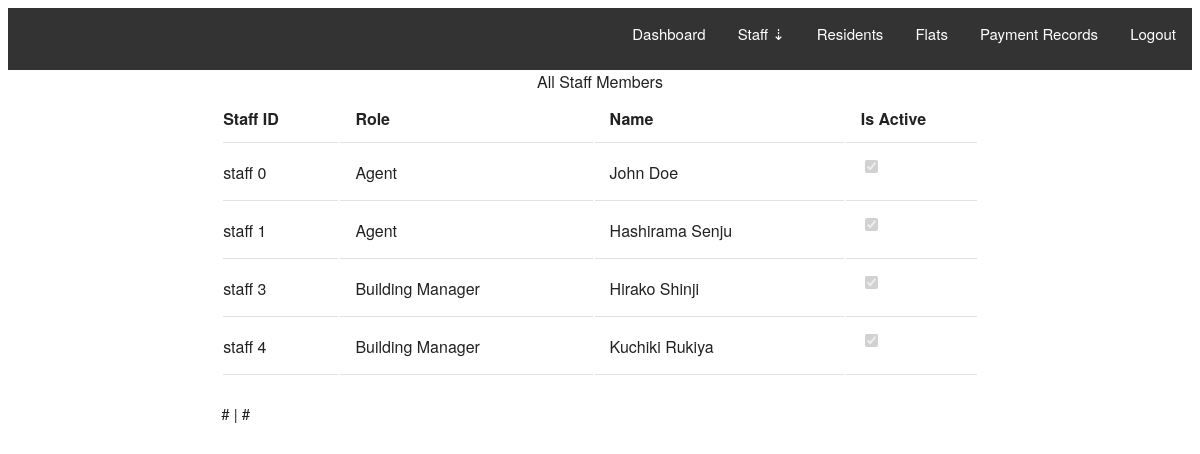
Page /admin/all_staff (signed in) on the committed database.
### estate/models.py (models this page shows, shortened)
class Staff(db.Model):
    __tablename__ = 'staffs'
    id = db.Column(db.Integer, primary_key=True)
    fullname = db.Column(db.String(128))
    staff_id = db.Column(db.String(64), unique=True)
    number = db.Column(db.String(128))
    email = db.Column(db.String(128))
    is_active = db.Column(db.Boolean, default=True)
    role_id = db.Column(db.Integer, db.ForeignKey('roles.id'))

class Role(db.Model):
    __tablename__ = 'roles'
    id = db.Column(db.Integer, primary_key=True)
    name = db.Column(db.String(64))
    staffs = db.relationship('Staff', backref='role', lazy='dynamic')

### estate/blueprints/admin/views.py (the view)
@admin.route('/admin/all_staff')
@login_required
def all_staff():
    page = request.args.get('page', 1, type=int)
    staffs = Staff.query.paginate(
        page=page, per_page=20, error_out=False
    )
    return render_template('admin/all_staff.html', staffs=staffs)

### estate/models.py (called while the page is built)
@login_manager.user_loader
def load_user(admin_id):
    return Admin.query.get(admin_id)

### estate/templates/admin/all_staff.html (shortened to what this page needs)
{% extends "base.html" %}
{% block content %}
<div class="container">
    <div class="container">
        <table class="u-full-width staff">
            <caption>All Staff Members</caption>
            <thead>
                <tr>
                    <th>Staff ID</th>
                    <th>Role</th>
                    <th>Name</th>
                    <th>Is Active</th>
                </tr>
            </thead>
            <tbody>
                {% for staff in staffs %}
                <tr>
                    <td>{{ staff.staff_id }}</td>
                    <td>{{ staff.role.name }}</td>
                    <td>{{ staff.fullname }}</td>
                    {% if staff.is_active %}
                    <td><input type="checkbox" checked disabled></td>
                    {% else %}
                    <td><input type="checkbox" disabled></td>
                    {% endif %}
                </tr>
                {% endfor %}
            </tbody>
        </table>
        <div class="paginate">
            {% if staffs.has_prev %}
            <a href="{{ url_for('.all_staff', page=staffs.prev_num) }}">Prev</a>
            {% else %} # {% endif %}
            |
            {% if staffs.has_next %}
            <a href="{{ url_for('.all_staff', page=staffs.next_num) }}">Next</a>
            {% else %} # {% endif %}
        </div>
    </div>
</div>
{% endblock %}

### estate/templates/base.html (shortened to what this page needs)
<!DOCTYPE html>
<html lang="en">
<head>
    <link rel="stylesheet" href="{{ url_for('static', filename='css/custom.css') }}", type="text/css">
    <link rel="stylesheet" href="{{ url_for('static', filename='css/skeleton.css')}}" type="text/css">
</head>
<body>
    <main>
        {% block content %}
        {% endblock %}
    </main>
</body>
</html>

### estate/templates/partials/admin_nav.html (shortened to what this page needs)
<nav>
    <nav class="u-pull-right">
        <div>
            <li style="list-style: none;">
                <a href="{{ url_for('.dash') }}">Dashboard</a>
            </li>
            <div class="dropdown">
                <a class="dropbtn">Staff &#8675;</a>
            </div>
            <li style="list-style: none;">
                <a href="{{ url_for('.residents') }}">Residents</a>
            </li>
            <li style="list-style: none;">
                <a href="{{ url_for('.flats') }}">Flats</a>
            </li>
            <li style="list-style: none;">
                <a href="{{ url_for('.payments') }}">Payment Records</a>
            </li>
            <li style="list-style: none;">
                <a href="{{ url_for('.logout') }}">Logout</a>
            </li>
        </div>
    </nav>
</nav>

### estate/static/css/custom.css (style rules this page uses)
nav { background-color: #333; overflow: hidden; }
nav div { list-style-type: none; margin: 0; padding: 0; }
nav div li { float: left; }
nav div li a { display: block; color: white; text-align: center; padding: 14px 16px; text-decoration: none; }
.dropdown { float: left; overflow: hidden; }
.dropdown .dropbtn { display: block; color: white; text-align: center; padding: 14px 16px; text-decoration: none; }

### estate/static/css/skeleton.css (style rules this page uses)
.container { position: relative; width: 100%; max-width: 960px; margin: 0 auto; padding: 0 20px; box-sizing: border-box; }
@media (min-width: 400px) { .container { width: 85%; padding: 0; } }
@media (min-width: 550px) { .container { width: 80%; } }
html { font-size: 62.5%; }
body { font-size: 1.5em; line-height: 1.6; font-weight: 400; font-family: "Raleway", "HelveticaNeue", "Helvetica Neue", Helvetica, Arial, sans-serif; color: #222; }
a { color: #1EAEDB; }
input[type="checkbox"], input[type="radio"] { display: inline; }
li { margin-bottom: 1rem; }
th, td { padding: 12px 15px; text-align: left; border-bottom: 1px solid #E1E1E1; }
th:first-child, td:first-child { padding-left: 0; }
th:last-child, td:last-child { padding-right: 0; }
input, textarea, select, fieldset { margin-bottom: 1.5rem; }
pre, blockquote, dl, figure, table, p, ul, ol, form { margin-bottom: 2.5rem; }
.u-full-width { width: 100%; box-sizing: border-box; }
.u-pull-right { float: right; }
.container:after, .row:after, .u-cf { content: ""; display: table; clear: both; }

### rows in the picture
Staff: staff_id "staff 0", role.name "Agent", fullname "John Doe"
Staff: staff_id "staff 1", role.name "Agent", fullname "Hashirama Senju"
Staff: staff_id "staff 3", role.name "Building Manager", fullname "Hirako Shinji"
Staff: staff_id "staff 4", role.name "Building Manager", fullname "Kuchiki Rukiya"
